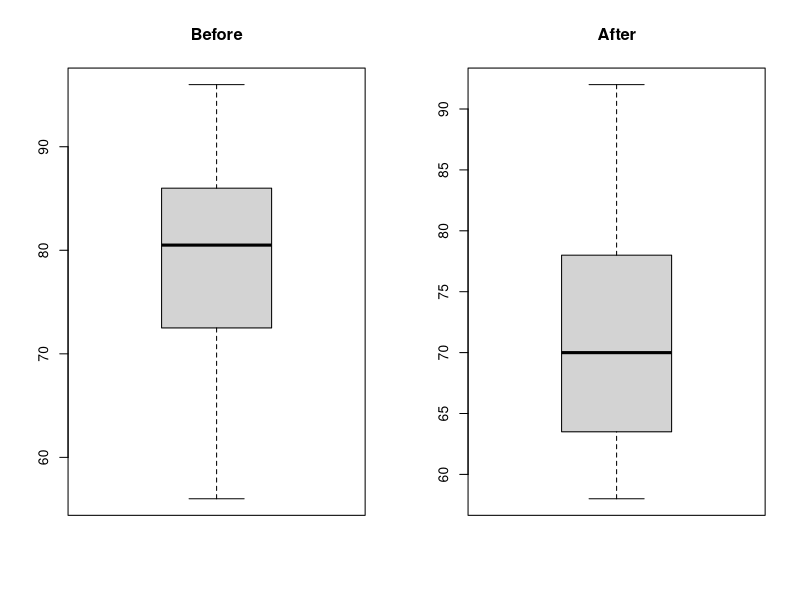
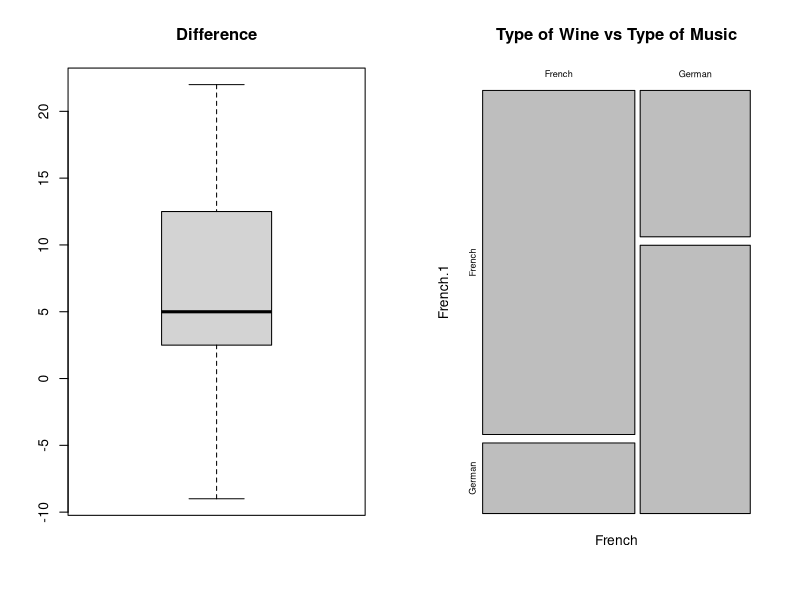
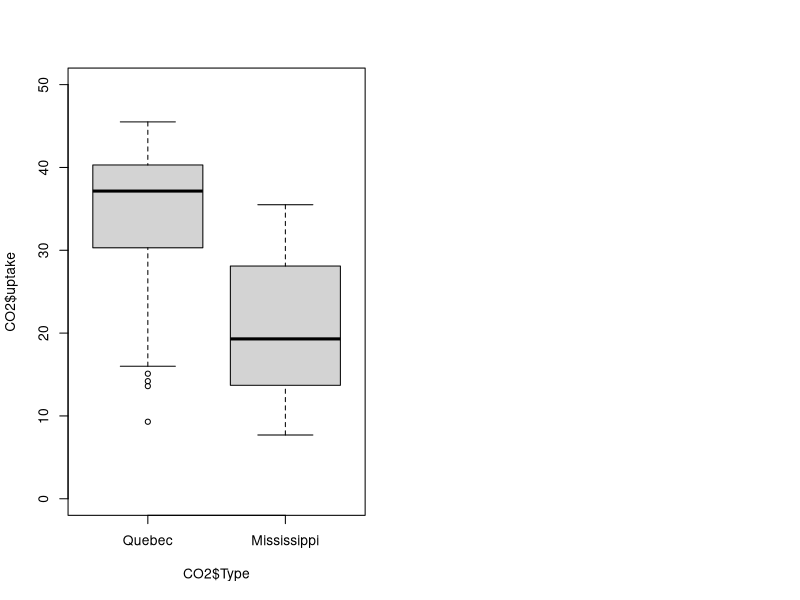

R code for these plots, in order:
## ---- chunk 1
prop.test(91, 220, .14)
## ---- chunk 2
n=16
before <- c(81, 87, 86, 82, 90, 86, 96, 73, 74, 75, 72, 80, 66, 72, 56, 82) 
after <- c(78, 91, 78, 78, 84,67, 92, 70, 58, 62, 70, 58, 66, 60, 65, 73)
diff <- (before-after)

m = matrix(data=c(1, 2, 1, 2), nrow=2, ncol=2, byrow=TRUE)
layout(m)

boxplot(before, main = "Before")
boxplot(after, main ="After")
boxplot(diff, main = "Difference")
## ---- chunk 3
t.test(diff, mu=0)
## ---- chunk 4
wine <- read.csv("wine.csv")

mosaicplot(table(wine), main = "Type of Wine vs Type of Music")
## ---- chunk 5
t.test(table(wine))
## ---- chunk 6
boxplot(CO2$uptake ~ CO2$Type, ylim = c(0,50))
## ---- chunk 7
t.test(CO2$uptake ~ CO2$Type)
## ---- chunk 8
t.test(CO2$uptake ~ CO2$Type, conf.level = .99)
